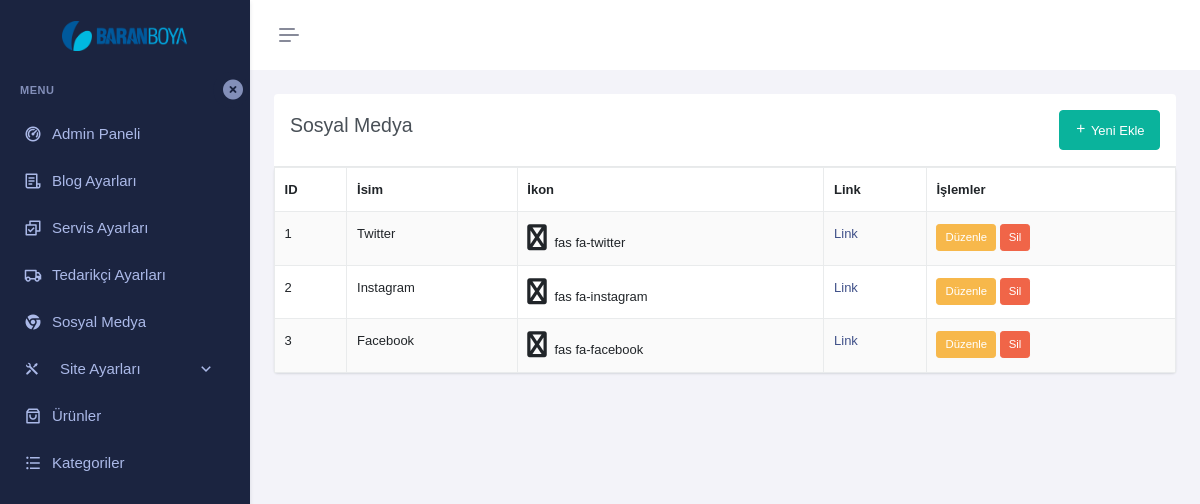
The app's page /dashboard/socials.php (signed in), older data.
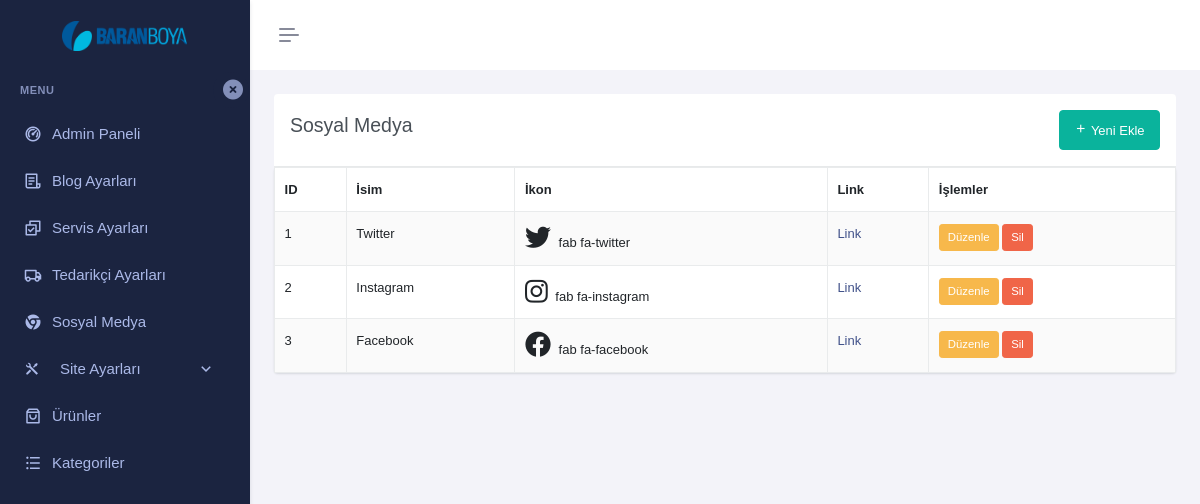
The same page, newer data.
### tables this page shows
CREATE TABLE IF NOT EXISTS `social` (
  `id` int(11) NOT NULL,
  `name` varchar(150) NOT NULL,
  `fa` varchar(150) NOT NULL,
  `social_link` varchar(500) NOT NULL
);

### dashboard/socials.php (the view, shortened to what the changed rows need)
<?php
require __DIR__ . '/init.php';
$action = isset($_GET['action']) ? $_GET['action'] : '';
$resList = mysqli_query($con, "SELECT * FROM social ORDER BY id DESC");
include  __DIR__ .  '/header.php';
?>
<link href="https://cdnjs.cloudflare.com/ajax/libs/font-awesome/6.0.0-beta3/css/all.min.css" rel="stylesheet">
<div class="main-content">
    <div class="page-content">
        <div class="container-fluid">
            <?php if ($action === 'create' || ($action === 'edit' && isset($resEdit))): ?>
                <div class="row">
                    <div class="col-lg-12">
                        <div class="card">
                            <div class="card-header">
                                <h5 class="card-title">
                                    <?= $action === 'create' ? 'Yeni Sosyal Medya Ekle' : 'Sosyal Medya Düzenle' ?>
                                </h5>
                            </div>
                            <div class="card-body">
                                <form method="post"
                                    action="socials.php?action=<?= $action ?><?= $action === 'edit' ? '&id=' . $id : '' ?>">
                                    <div class="mb-3">
                                        <label class="form-label">İsim</label>
                                        <input type="text" name="name" class="form-control" required
                                            value="<?= $action === 'edit' ? htmlspecialchars($resEdit['name'], ENT_QUOTES) : '' ?>">
                                    </div>
                                    <div class="mb-3">
                                        <label class="form-label">İkon Seç</label>
                                        <div>
                                            <button type="button" class="btn btn-outline-primary" data-bs-toggle="modal"
                                                data-bs-target="#faModal">
                                                <i id="faPreview"
                                                    class="<?= isset($selectedFa) ? $selectedFa : 'fab fa-facebook-f' ?> fa-2x me-2"></i>
                                                <span><?= isset($selectedFa) ? $selectedFa : 'Facebook' ?></span>
                                            </button>
                                        </div>
                                        <input type="hidden" name="fa" id="faInput"
                                            value="<?= isset($selectedFa) ? htmlspecialchars($selectedFa, ENT_QUOTES) : 'fab fa-facebook-f' ?>">
                                    </div>
                                    <div class="mb-3">
                                        <label class="form-label">Sosyal Link</label>
                                        <input type="url" name="social_link" class="form-control" required
                                            value="<?= $action === 'edit' ? htmlspecialchars($resEdit['social_link'], ENT_QUOTES) : '' ?>">
                                    </div>
                                    <div class="text-end">
                                        <button type="submit"
                                            class="btn btn-warning"><?= $action === 'create' ? 'Ekle' : 'Güncelle' ?></button>
                                        <a href="socials.php" class="btn btn-secondary">İptal</a>
                                    </div>
                                </form>
                            </div>
                        </div>
                    </div>
                </div>
                <div class="modal fade" id="faModal" tabindex="-1" aria-labelledby="faModalLabel" aria-hidden="true">
                    <div class="modal-dialog modal-dialog-centered">
                        <div class="modal-content">
                            <div class="modal-header">
                                <h5 class="modal-title" id="faModalLabel">Sosyal İkon Seç</h5>
                                <button type="button" class="btn-close" data-bs-dismiss="modal"></button>
                            </div>
                            <div class="modal-body">
                                <div class="row g-3">
                                    <?php
                                    $icons = [
                                        'fab fa-facebook-f' => 'Facebook',
                                        'fab fa-instagram' => 'Instagram',
                                        'fab fa-twitter' => 'Twitter',
                                        'fab fa-linkedin-in' => 'LinkedIn',
                                        'fab fa-youtube' => 'YouTube',
                                        'fab fa-pinterest' => 'Pinterest',
                                        'fab fa-github' => 'GitHub',
                                        'fab fa-telegram' => 'Telegram',
                                    ];
                                    foreach ($icons as $class => $label): ?>
                                        <div class="col-3 text-center">
                                            <button type="button" class="btn btn-light icon-btn p-2" data-icon="<?= $class ?>"
                                                data-label="<?= $label ?>">
                                                <i class="<?= $class ?> fa-2x"></i>
                                                <div class="small mt-1"><?= $label ?></div>
                                            </button>
                                        </div>
                                    <?php endforeach; ?>
                                </div>
                            </div>
                        </div>
                    </div>
                </div>
                <script>
                    document.querySelectorAll('.icon-btn').forEach(btn => {
                        btn.addEventListener('click', () => {
                            const cls = btn.getAttribute('data-icon');
                            const label = btn.getAttribute('data-label');
                            document.getElementById('faPreview').className = cls + ' fa-2x me-2';
                            document.querySelector('#faPreview + span').textContent = label;
                            document.getElementById('faInput').value = cls;
                            bootstrap.Modal.getInstance(document.getElementById('faModal')).hide();
                        });
                    });
                </script>
            <?php else: ?>
                <div class="row">
                    <div class="col-12">
                        <div class="card">
                            <div class="card-body p-0">
                                <table class="table table-striped table-bordered mb-0">
                                    <thead>
                                        <tr>
                                            <th>ID</th>
                                            <th>İsim</th>
                                            <th>İkon</th>
                                            <th>Link</th>
                                            <th>İşlemler</th>
                                        </tr>
                                    </thead>
                                    <tbody>
                                        <?php $i = 1;
                                        while ($row = mysqli_fetch_assoc($resList)): ?>
                                            <tr>
                                                <td><?= $i++ ?></td>
                                                <td><?= htmlspecialchars($row['name'], ENT_QUOTES) ?></td>
                                                <td><i class="<?= htmlspecialchars($row['fa'], ENT_QUOTES) ?> fa-2x me-1"></i>
                                                    <?= htmlspecialchars($row['fa'], ENT_QUOTES) ?></td>
                                                <td><a href="<?= htmlspecialchars($row['social_link'], ENT_QUOTES) ?>"
                                                        target="_blank">Link</a></td>
                                                <td>
                                                    <a href="socials.php?action=edit&id=<?= $row['id'] ?>"
                                                        class="btn btn-sm btn-warning">Düzenle</a>
                                                    <form method="post" action="socials.php" style="display:inline-block;">
                                                        <button type="submit" class="btn btn-sm btn-danger"
                                                            onclick="return confirm('Silmek istediğinize emin misiniz?')">Sil</button>
                                                    </form>
                                                </td>
                                            </tr>
                                        <?php endwhile; ?>
                                    </tbody>
                                </table>
                            </div>
                        </div>
                    </div>
                </div>
            <?php endif; ?>
        </div>
    </div>
</div>

Row changes from the older to the newer data that the page shows:
changed social "Twitter": fa "fas fa-twitter" → "fab fa-twitter"
changed social "Instagram": fa "fas fa-instagram" → "fab fa-instagram"
changed social "Facebook": fa "fas fa-facebook" → "fab fa-facebook"
